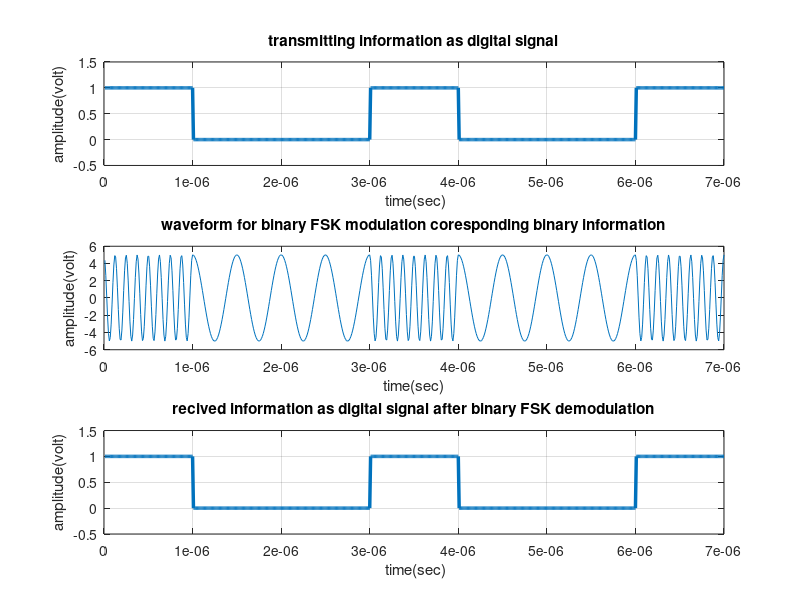

Here is the MATLAB script that generated this plot:
%>>>>>>>>> MATLAB code for binary FSK modulation and de-modulation >>>>>>>%

clc;
clear all;
close all;


x=[ 1 0 0 1 0 0 1];                                    % Binary Information
bp=.000001;                                                    % bit period
disp(' Binary information at Trans mitter :');
disp(x);

%XX representation of transmitting binary information as digital signal XXX
bit=[]; 
for n=1:1:length(x)
    if x(n)==1;
       se=ones(1,100);
    else x(n)==0;
        se=zeros(1,100);
    end
     bit=[bit se];

end
t1=bp/100:bp/100:100*length(x)*(bp/100);
subplot(3,1,1);
plot(t1,bit,'lineWidth',2.5);grid on;
axis([ 0 bp*length(x) -.5 1.5]);
ylabel('amplitude(volt)');
xlabel(' time(sec)');
title('transmitting information as digital signal');



%XXXXXXXXXXXXXXXXXXXXXXX Binary-FSK modulation XXXXXXXXXXXXXXXXXXXXXXXXXXX%
A=5;                                          % Amplitude of carrier signal
br=1/bp;                                                         % bit rate
f1=br*8;                           % carrier frequency for information as 1
f2=br*2;                           % carrier frequency for information as 0
t2=bp/99:bp/99:bp;                 
ss=length(t2);
m=[];
for (i=1:1:length(x))
    if (x(i)==1)
        y=A*cos(2*pi*f1*t2);
    else
        y=A*cos(2*pi*f2*t2);
    end
    m=[m y];
end
t3=bp/99:bp/99:bp*length(x);
subplot(3,1,2);
plot(t3,m);
xlabel('time(sec)');
ylabel('amplitude(volt)');
title('waveform for binary FSK modulation coresponding binary information');




%XXXXXXXXXXXXXXXXXXXX Binary FSK demodulation XXXXXXXXXXXXXXXXXXXXXXXXXXXXX
mn=[];
for n=ss:ss:length(m)
  t=bp/99:bp/99:bp;
  y1=cos(2*pi*f1*t);                    % carrier siignal for information 1
  y2=cos(2*pi*f2*t);                    % carrier siignal for information 0
  mm=y1.*m((n-(ss-1)):n);
  mmm=y2.*m((n-(ss-1)):n);
  t4=bp/99:bp/99:bp;
  z1=trapz(t4,mm)                                             % intregation 
  z2=trapz(t4,mmm)                                            % intregation 
  zz1=round(2*z1/bp)
  zz2= round(2*z2/bp)
  if(zz1>A/2)      % logic lavel= (0+A)/2 or (A+0)/2 or 2.5 ( in this case)
    a=1;
  else(zz2>A/2)
    a=0;
  end
  mn=[mn a];
end
disp(' Binary information at Reciver :');
disp(mn);


%XXXXX Representation of binary information as digital signal which achived 
%after demodulation XXXXXXXXXXXXXXXXXXXXXXXXXXXXXXXXXXXXXXXXXXXXXXXXXXXXXXX
bit=[];
for n=1:length(mn);
    if mn(n)==1;
       se=ones(1,100);
    else mn(n)==0;
        se=zeros(1,100);
    end
     bit=[bit se];

end
t4=bp/100:bp/100:100*length(mn)*(bp/100);
subplot(3,1,3)
plot(t4,bit,'LineWidth',2.5);grid on;
axis([ 0 bp*length(mn) -.5 1.5]);
ylabel('amplitude(volt)');
xlabel(' time(sec)');
title('recived information as digital signal after binary FSK demodulation');



%>>>>>>>>>>>>>>>>>>>>>>>>>> end of program >>>>>>>>>>>>>>>>>>>>>>>>>>>>>>%